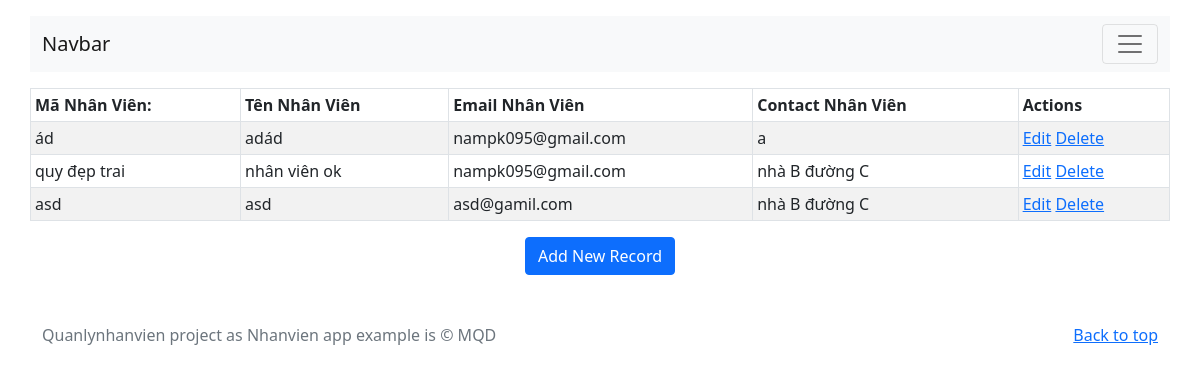
The page / on the database its author committed.
### nhanvien/models.py (models this page shows, shortened)
class Nhanvien(models.Model):
    nvid = models.CharField(max_length=20)
    nvname = models.CharField(max_length=100)
    nvemail = models.EmailField()
    nvcontact = models.CharField(max_length=300)
    class Meta:
        db_table = "nhanvien"

### nhanvien/views.py (the view)
# urls.py: path('',views.show),
def show(request):
    tatcanhanvien = Nhanvien.objects.all()
    return render(request,"show.html",{'tatcanhanvien':tatcanhanvien})

### nhanvien/templates/show.html
{% extends 'base.html' %}
{% block content %}
    <div class="row table-responsive">
        <table class="table table-striped table-bordered table-sm">
            <thead class="thead-dark">
            <tr>
                <th scope="col">Mã Nhân Viên:</th>
                <th scope="col">Tên Nhân Viên</th>
                <th scope="col">Email Nhân Viên</th>
                <th scope="col">Contact Nhân Viên</th>
                <th scope="col">Actions</th>
            </tr>
            </thead>
            <tbody>
        {% for nhanvien in tatcanhanvien %}
            <tr>
                <td scope="row">{{ nhanvien.nvid }}</td>
                <td>{{ nhanvien.nvname }}</td>
                <td>{{ nhanvien.nvemail }}</td>
                <td>{{ nhanvien.nvcontact }}</td>
                <td>
                    <a href="/edit/{{ nhanvien.id }}"><span class="glyphicon glyphicon-pencil" >Edit</span></a>
                    <a href="/delete/{{ nhanvien.id }}">Delete</a>
                </td>
            </tr>
        {% endfor %}
            </tbody>
        </table>
    </div>
        <div class="row pagination">
            <center><a href="/addnv" class="btn btn-primary">Add New Record</a></center>
        </div>
{% endblock %}

### nhanvien/templates/base.html (shortened to what this page needs)
<!DOCTYPE html>
<html lang="en">
<head>
    <link href="https://cdn.jsdelivr.net/npm/bootstrap@5.0.0-beta1/dist/css/bootstrap.min.css" rel="stylesheet">
     {% load static %}
    <link rel="stylesheet" href="{% static 'css/style.css' %}"/>
</head>
<body>
    <div class="container">
        <div class="row my-3">
        <nav class="navbar navbar-darkx bg-primary navbar-expand-lgx navbar-light bg-light">
          <a class="navbar-brand" href="../"> Navbar </a>
          <button class="navbar-toggler" type="button" data-toggle="collapse" data-target="#navbarTogglerDemo02" aria-controls="navbarTogglerDemo02" aria-expanded="false" aria-label="Toggle navigation">
            <span class="navbar-toggler-icon"></span>
          </button>
        </nav>
        </div>
    </div>
    <div class="container content">
        {% block content %}
        {% endblock %}
    </div>
    <footer class="text-muted py-5">
      <div class="container">
        <p class="float-end mb-1">
          <a href="#">Back to top</a>
        </p>
        <p class="mb-1">Quanlynhanvien project as Nhanvien app example is &copy; MQD</p>
      </div>
    </footer>
</body>
</html>

### rows shown on the page
Nhanvien: nvid "ád", nvname "adád", nvemail "nampk095@gmail.com", nvcontact "a"
Nhanvien: nvid "quy đẹp trai", nvname "nhân viên ok", nvemail "nampk095@gmail.com", nvcontact "nhà B đường C"
Nhanvien: nvid "asd", nvname "asd", nvemail "asd@gamil.com", nvcontact "nhà B đường C"
